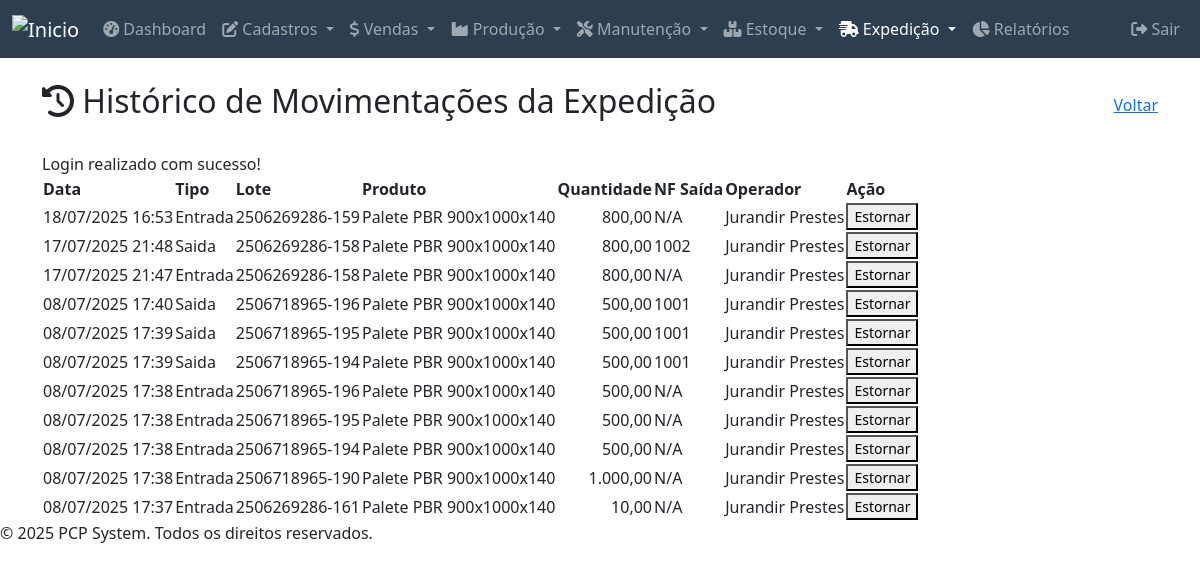
/modules/expedicao/historico.php (signed in), run on the app's committed database.
### tables this page shows
CREATE TABLE `expedicao_log` (
  `id` int(11) NOT NULL,
  `produto_id` int(11) NOT NULL,
  `lote_numero` varchar(100) NOT NULL,
  `tipo_movimentacao` enum('entrada','saida') NOT NULL,
  `quantidade` decimal(10,2) NOT NULL,
  `data_movimentacao` timestamp NOT NULL DEFAULT current_timestamp(),
  `cliente_id` int(11) DEFAULT NULL,
  `pedido_venda_id` int(11) DEFAULT NULL,
  `nota_fiscal_saida` varchar(100) DEFAULT NULL,
  `operador_id` int(11) DEFAULT NULL
);

CREATE TABLE `produtos` (
  `id` int(11) NOT NULL,
  `nome` varchar(40) NOT NULL,
  `codigo` varchar(20) NOT NULL,
  `descricao` varchar(40) NOT NULL,
  `unidade_medida` varchar(10) NOT NULL,
  `estoque_minimo` decimal(10,2) DEFAULT NULL,
  `estoque_atual` decimal(10,2) DEFAULT NULL,
  `estoque_empenhado` decimal(10,2) NOT NULL DEFAULT 0.00,
  `estoque_expedicao` decimal(10,2) NOT NULL DEFAULT 0.00,
  `grupo` varchar(30) NOT NULL,
  `subgrupo` varchar(30) NOT NULL,
  `modelo` varchar(20) DEFAULT NULL,
  `acabamento` varchar(20) DEFAULT NULL,
  `familia` varchar(20) DEFAULT NULL,
  `desenho` varchar(20) DEFAULT NULL,
  `velocidade` decimal(10,2) NOT NULL,
  `perimetro_mm` decimal(10,2) DEFAULT NULL,
  `area_perfil_mm2` decimal(10,2) DEFAULT NULL,
  `codigo2` varchar(20) DEFAULT NULL,
  `unidade_medida2` varchar(5) DEFAULT NULL,
  `espessura` decimal(10,2) NOT NULL,
  `largura` decimal(10,2) NOT NULL,
  `comprimento` decimal(10,2) DEFAULT NULL,
  `altura_embalagem` int(11) DEFAULT NULL,
  `largura_embalagem` int(11) DEFAULT NULL,
  `pecas_por_embalagem` int(11) DEFAULT NULL,
  `pecas_por_fardo` int(11) DEFAULT NULL,
  `deleted_at` datetime DEFAULT NULL
);

CREATE TABLE `operadores` (
  `id` int(11) NOT NULL,
  `matricula` varchar(20) NOT NULL,
  `username` varchar(50) DEFAULT NULL,
  `cargo` varchar(100) DEFAULT NULL,
  `ativo` tinyint(1) NOT NULL DEFAULT 1,
  `password_hash` varchar(255) DEFAULT NULL,
  `nome` varchar(100) NOT NULL,
  `localizacao` varchar(100) DEFAULT NULL,
  `deleted_at` datetime DEFAULT NULL
);

### public_html/modules/expedicao/historico.php (the view, shortened to what this page needs)
<?php
require_once __DIR__ . '/../../includes/header.php';
$conn = connectDB();
$sql = "SELECT
            el.id,
            el.data_movimentacao,
            el.tipo_movimentacao,
            el.lote_numero,
            p.nome as produto_nome,
            el.quantidade,
            el.nota_fiscal_saida,
            o.nome as operador_nome
        FROM expedicao_log el
        JOIN produtos p ON el.produto_id = p.id
        LEFT JOIN operadores o ON el.operador_id = o.id
        ORDER BY el.id DESC";
$movimentacoes = $conn->query($sql)->fetch_all(MYSQLI_ASSOC);
?>
<div class="container mt-4">
    <div class="d-flex justify-content-between align-items-center mb-4">
        <h2><i class="fas fa-history"></i> Histórico de Movimentações da Expedição</h2>
        <a href="index.php" class="button">Voltar</a>
    </div>
    <?php if (isset($_SESSION['message'])): ?>
    <div class="message <?php echo htmlspecialchars($_SESSION['message_type']); ?>">
        <?php echo $_SESSION['message']; ?>
    </div>
    <?php endif; ?>
    <table>
        <thead>
            <tr>
                <th>Data</th>
                <th>Tipo</th>
                <th>Lote</th>
                <th>Produto</th>
                <th class="text-end">Quantidade</th>
                <th>NF Saída</th>
                <th>Operador</th>
                <th>Ação</th>
            </tr>
        </thead>
        <tbody>
            <?php foreach ($movimentacoes as $mov): ?>
                <tr class="<?php echo $mov['tipo_movimentacao'] === 'entrada' ? 'status-concluida-row' : 'status-cancelada-row'; ?>">
                    <td><?php echo date('d/m/Y H:i', strtotime($mov['data_movimentacao'])); ?></td>
                    <td><?php echo ucfirst($mov['tipo_movimentacao']); ?></td>
                    <td><?php echo htmlspecialchars($mov['lote_numero']); ?></td>
                    <td><?php echo htmlspecialchars($mov['produto_nome']); ?></td>
                    <td class="text-end"><?php echo number_format($mov['quantidade'], 2, ',', '.'); ?></td>
                    <td><?php echo htmlspecialchars($mov['nota_fiscal_saida'] ?? 'N/A'); ?></td>
                    <td><?php echo htmlspecialchars($mov['operador_nome'] ?? 'N/A'); ?></td>
                    <td>
                        <button class="button delete small" onclick="showDeleteModal('expedicao_log', <?php echo $mov['id']; ?>)">Estornar</button>
                    </td>
                </tr>
            <?php endforeach; ?>
        </tbody>
    </table>
</div>
<?php
require_once __DIR__ . '/../../includes/footer.php';
?>

### data on the page
expedicao_log: data_movimentacao "18/07/2025 16:53", tipo_movimentacao "Entrada", lote_numero "2506269286-159", produto.nome "Palete PBR 900x1000x140", quantidade "800,00", nota_fiscal_saida "N/A", operador.nome "Jurandir Prestes"
expedicao_log: data_movimentacao "17/07/2025 21:48", tipo_movimentacao "Saida", lote_numero "2506269286-158", produto.nome "Palete PBR 900x1000x140", quantidade "800,00", nota_fiscal_saida "1002", operador.nome "Jurandir Prestes"
expedicao_log: data_movimentacao "17/07/2025 21:47", tipo_movimentacao "Entrada", lote_numero "2506269286-158", produto.nome "Palete PBR 900x1000x140", quantidade "800,00", nota_fiscal_saida "N/A", operador.nome "Jurandir Prestes"
expedicao_log: data_movimentacao "08/07/2025 17:40", tipo_movimentacao "Saida", lote_numero "2506718965-196", produto.nome "Palete PBR 900x1000x140", quantidade "500,00", nota_fiscal_saida "1001", operador.nome "Jurandir Prestes"
expedicao_log: data_movimentacao "08/07/2025 17:39", tipo_movimentacao "Saida", lote_numero "2506718965-195", produto.nome "Palete PBR 900x1000x140", quantidade "500,00", nota_fiscal_saida "1001", operador.nome "Jurandir Prestes"
expedicao_log: data_movimentacao "08/07/2025 17:39", tipo_movimentacao "Saida", lote_numero "2506718965-194", produto.nome "Palete PBR 900x1000x140", quantidade "500,00", nota_fiscal_saida "1001", operador.nome "Jurandir Prestes"
expedicao_log: data_movimentacao "08/07/2025 17:38", tipo_movimentacao "Entrada", lote_numero "2506718965-196", produto.nome "Palete PBR 900x1000x140", quantidade "500,00", nota_fiscal_saida "N/A", operador.nome "Jurandir Prestes"
expedicao_log: data_movimentacao "08/07/2025 17:38", tipo_movimentacao "Entrada", lote_numero "2506718965-195", produto.nome "Palete PBR 900x1000x140", quantidade "500,00", nota_fiscal_saida "N/A", operador.nome "Jurandir Prestes"
expedicao_log: data_movimentacao "08/07/2025 17:38", tipo_movimentacao "Entrada", lote_numero "2506718965-194", produto.nome "Palete PBR 900x1000x140", quantidade "500,00", nota_fiscal_saida "N/A", operador.nome "Jurandir Prestes"
expedicao_log: data_movimentacao "08/07/2025 17:38", tipo_movimentacao "Entrada", lote_numero "2506718965-190", produto.nome "Palete PBR 900x1000x140", quantidade "1.000,00", nota_fiscal_saida "N/A", operador.nome "Jurandir Prestes"
expedicao_log: data_movimentacao "08/07/2025 17:37", tipo_movimentacao "Entrada", lote_numero "2506269286-161", produto.nome "Palete PBR 900x1000x140", quantidade "10,00", nota_fiscal_saida "N/A", operador.nome "Jurandir Prestes"

### other printed values
$_SESSION['message'] "Login realizado com sucesso!"
